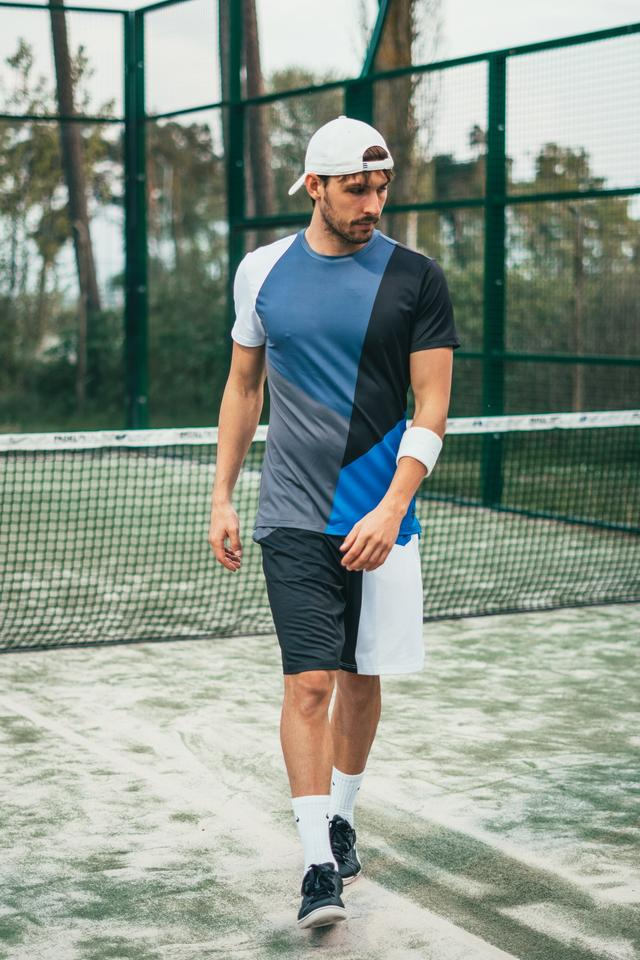
#> input picture src/pose/single.jpeg, 640 x 960 px
$ python -i skin.py   (imports and definitions only)
#> lines starting #> are read from the running program, lines starting #| are printed output that depends on the picture; after the words box and inside, x2 and y2 are one past the last pixel; in counts of white or black regions, pixels touching at a corner belong together
import numpy as np
import cv2

# define the upper and lower boundaries of the HSV pixel
# intensities to be considered 'skin'
lower = np.array([0, 48, 80], dtype="uint8")
upper = np.array([20, 255, 255], dtype="uint8")


def simpleskin(img):
#> called with img = '../pose/single.jpeg'
    if isinstance(img, str):
        image = cv2.imread(img)
#> image is the input picture: shape (960, 640, 3); mean B, G, R 138.2, 148.7, 137.3
    else:
        image = img

    converted = cv2.cvtColor(image, cv2.COLOR_BGR2HSV)
#> converted: shape (960, 640, 3); mean H, S, V 57.6, 56, 153.5
    skin_mask = cv2.inRange(converted, lower, upper)
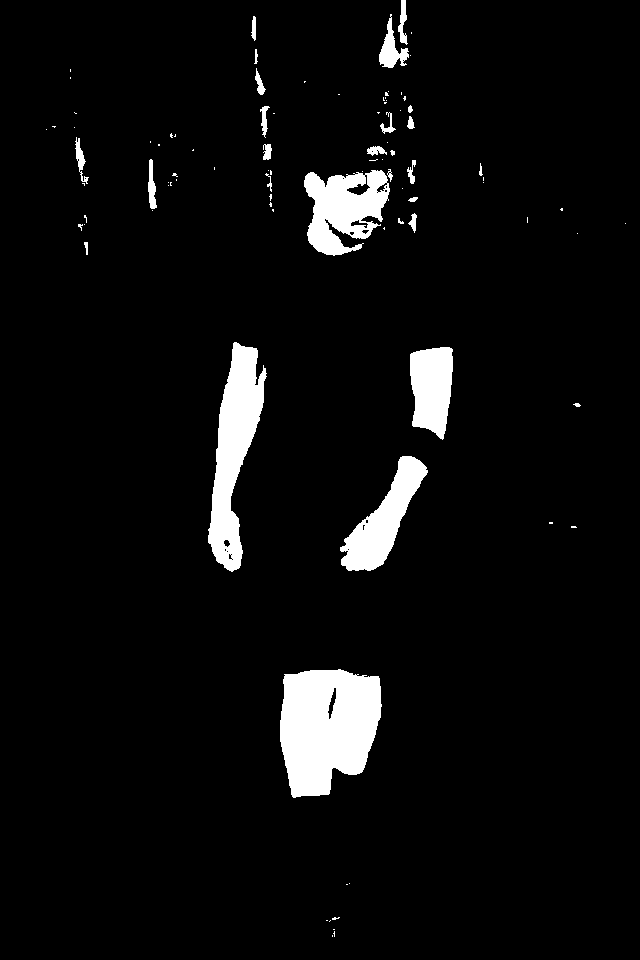
#> skin_mask: shape (960, 640); 5.1% white; 92 white regions (64 under 20 px), largest, box (x1, y1, x2, y2) and area: (280, 669, 382, 798) 10189, (208, 342, 267, 572) 6609, (304, 170, 390, 256) 4735

    # apply a series of erosions and dilations to the mask
    # using an elliptical kernel
    kernel = cv2.getStructuringElement(cv2.MORPH_ELLIPSE, (11, 11))
    skin_mask = cv2.erode(skin_mask, kernel, iterations=2)
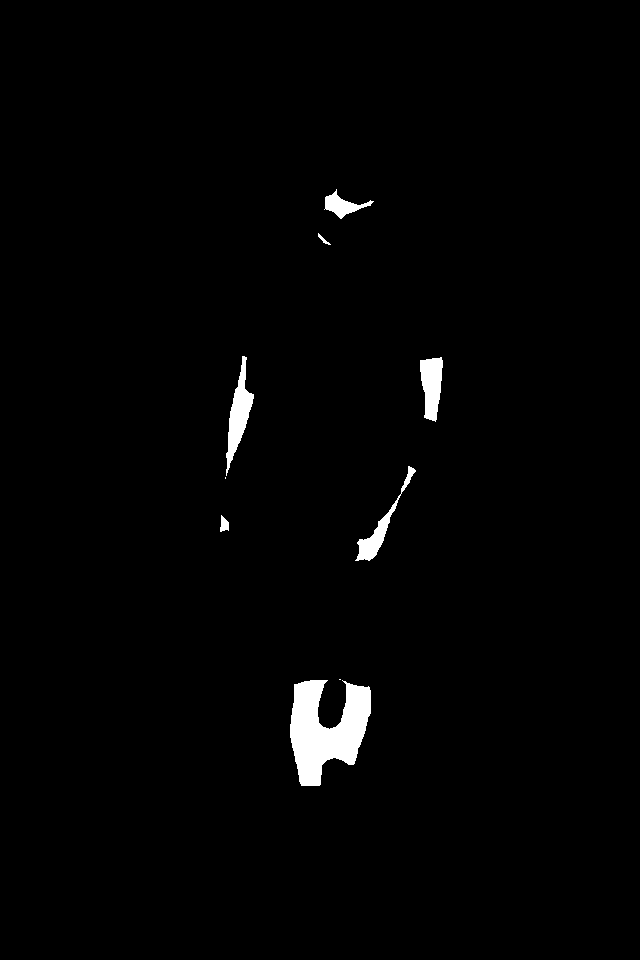
#> skin_mask: shape (960, 640); 1.5% white; 9 white regions (2 under 20 px), largest, box (x1, y1, x2, y2) and area: (290, 680, 371, 786) 5315, (226, 356, 254, 476) 1308, (420, 357, 443, 422) 1070
    skin_mask = cv2.dilate(skin_mask, kernel, iterations=2)
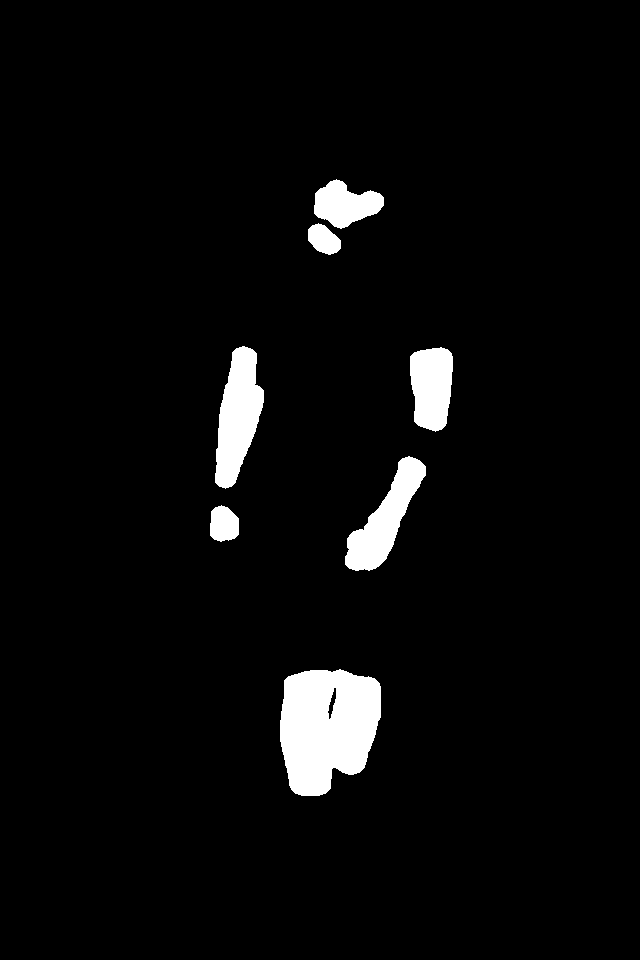
#> skin_mask: shape (960, 640); 4.1% white; 7 white regions, largest, box (x1, y1, x2, y2) and area: (280, 669, 381, 796) 10035, (215, 346, 264, 489) 4358, (345, 456, 426, 571) 3773

    # blur the mask to help remove noise, then apply the
    # mask to the frame
    skin_mask = cv2.GaussianBlur(skin_mask, (3, 3), 0)
    skin = cv2.bitwise_and(image, image, mask=skin_mask)
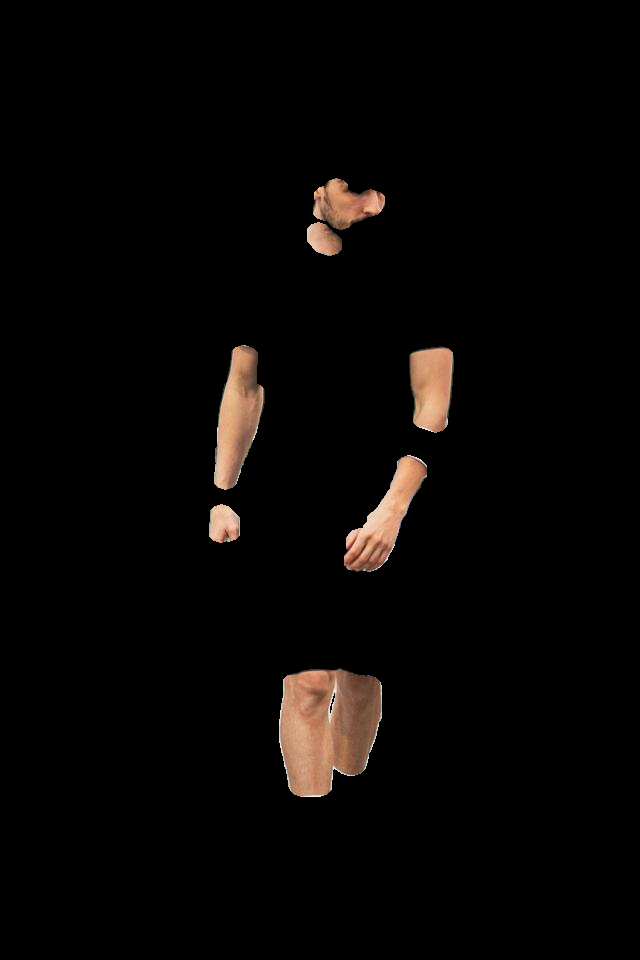
#> skin: shape (960, 640, 3); mean B, G, R 4.7, 5.9, 8.1

    return skin

>>> result = simpleskin('../pose/single.jpeg')
